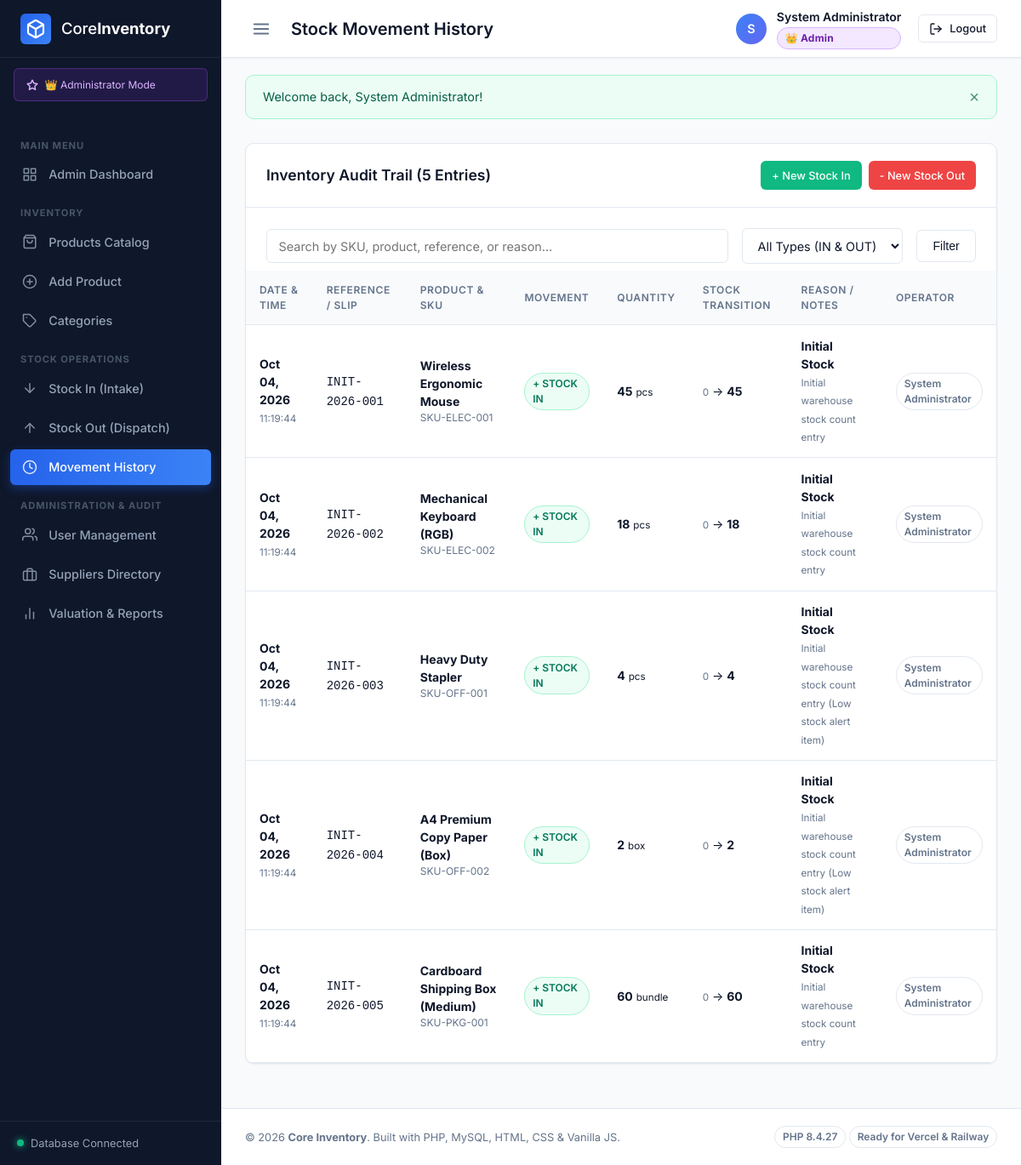
Screenshot of /pages/stock-history.php (signed in) with the database file from the repository.
### tables this page shows
CREATE TABLE `stock_transactions` (
    `id` INT UNSIGNED NOT NULL AUTO_INCREMENT,
    `product_id` INT UNSIGNED NOT NULL,
    `user_id` INT UNSIGNED NULL,
    `type` ENUM('IN', 'OUT') NOT NULL,
    `quantity` INT NOT NULL,
    `balance_before` INT NOT NULL,
    `balance_after` INT NOT NULL,
    `reason` VARCHAR(100) NOT NULL DEFAULT 'Restock',
    `reference_no` VARCHAR(100) NULL,
    `notes` TEXT NULL,
    `created_at` DATETIME NOT NULL DEFAULT CURRENT_TIMESTAMP,
    PRIMARY KEY (`id`),
    KEY `idx_stock_product` (`product_id`),
    KEY `idx_stock_user` (`user_id`),
    KEY `idx_stock_type` (`type`),
    KEY `idx_stock_created` (`created_at`),
    CONSTRAINT `fk_stock_product` FOREIGN KEY (`product_id`)
        REFERENCES `products` (`id`) ON DELETE CASCADE ON UPDATE CASCADE,
    CONSTRAINT `fk_stock_user` FOREIGN KEY (`user_id`)
        REFERENCES `users` (`id`) ON DELETE SET NULL ON UPDATE CASCADE
);

CREATE TABLE `products` (
    `id` INT UNSIGNED NOT NULL AUTO_INCREMENT,
    `sku` VARCHAR(50) NOT NULL,
    `name` VARCHAR(150) NOT NULL,
    `description` TEXT NULL,
    `category_id` INT UNSIGNED NULL,
    `supplier_id` INT UNSIGNED NULL,
    `cost_price` DECIMAL(10, 2) NOT NULL DEFAULT 0.00,
    `unit_price` DECIMAL(10, 2) NOT NULL DEFAULT 0.00,
    `quantity` INT NOT NULL DEFAULT 0,
    `min_threshold` INT NOT NULL DEFAULT 5,
    `unit_of_measure` VARCHAR(30) NOT NULL DEFAULT 'pcs',
    `created_at` DATETIME NOT NULL DEFAULT CURRENT_TIMESTAMP,
    `updated_at` DATETIME NOT NULL DEFAULT CURRENT_TIMESTAMP ON UPDATE CURRENT_TIMESTAMP,
    PRIMARY KEY (`id`),
    UNIQUE KEY `uk_products_sku` (`sku`),
    KEY `idx_products_category` (`category_id`),
    KEY `idx_products_supplier` (`supplier_id`),
    CONSTRAINT `fk_products_category` FOREIGN KEY (`category_id`)
        REFERENCES `categories` (`id`) ON DELETE SET NULL ON UPDATE CASCADE,
    CONSTRAINT `fk_products_supplier` FOREIGN KEY (`supplier_id`)
        REFERENCES `suppliers` (`id`) ON DELETE SET NULL ON UPDATE CASCADE
);

CREATE TABLE `users` (
    `id` INT UNSIGNED NOT NULL AUTO_INCREMENT,
    `full_name` VARCHAR(100) NOT NULL,
    `username` VARCHAR(50) NOT NULL,
    `email` VARCHAR(100) NOT NULL,
    `password_hash` VARCHAR(255) NOT NULL,
    `role` ENUM('admin', 'staff') NOT NULL DEFAULT 'staff',
    `status` ENUM('active', 'inactive') NOT NULL DEFAULT 'active',
    `created_at` DATETIME NOT NULL DEFAULT CURRENT_TIMESTAMP,
    `updated_at` DATETIME NOT NULL DEFAULT CURRENT_TIMESTAMP ON UPDATE CURRENT_TIMESTAMP,
    PRIMARY KEY (`id`),
    UNIQUE KEY `uk_users_username` (`username`),
    UNIQUE KEY `uk_users_email` (`email`)
);

### config/config.php (called while the page is built, shortened)
<?php
function url(string $path = ''): string {
    $trimmedPath = ltrim($path, '/');
    return BASE_URL . '/' . $trimmedPath;
}

### pages/stock-history.php (the view, shortened to what this page needs)
<?php
require_once __DIR__ . '/../includes/header.php';
$search     = trim($_GET['search'] ?? '');
$query = "SELECT st.*, p.name AS product_name, p.sku, p.unit_of_measure, u.full_name AS user_name
          FROM stock_transactions st
          JOIN products p ON st.product_id = p.id
          LEFT JOIN users u ON st.user_id = u.id
          WHERE 1=1";
$params = [];
$query .= " ORDER BY st.created_at DESC LIMIT 100";
$stmt = $pdo->prepare($query);
$stmt->execute($params);
$transactions = $stmt->fetchAll();
?>
<div class="card">
    <div class="card-header">
        <h2 class="card-title">Inventory Audit Trail (<?= count($transactions) ?> Entries)</h2>
        <div style="display: flex; gap: 0.5rem;">
            <a href="<?= url('pages/stock-in.php') ?>" class="btn btn-sm btn-success">+ New Stock In</a>
            <a href="<?= url('pages/stock-out.php') ?>" class="btn btn-sm btn-danger">- New Stock Out</a>
        </div>
    </div>
    <div class="card-body" style="padding-bottom: 0.5rem;">
        <form method="GET" action="<?= url('pages/stock-history.php') ?>" style="display: flex; gap: 1rem; flex-wrap: wrap; align-items: center;">
            <div style="flex: 1; min-width: 250px;">
                <input type="text" name="search" class="form-control" placeholder="Search by SKU, product, reference, or reason..." value="<?= htmlspecialchars($search) ?>">
            </div>
            <select name="type" class="form-control" style="width: auto; min-width: 150px;" onchange="this.form.submit();">
                <option value="">All Types (IN & OUT)</option>
            </select>
            <button type="submit" class="btn btn-outline">Filter</button>
        </form>
    </div>
    <div class="card-body" style="padding: 0;">
        <div class="table-responsive">
            <table class="table">
                <thead>
                    <tr>
                        <th>Date & Time</th>
                        <th>Reference / Slip</th>
                        <th>Product & SKU</th>
                        <th>Movement</th>
                        <th>Quantity</th>
                        <th>Stock Transition</th>
                        <th>Reason / Notes</th>
                        <th>Operator</th>
                    </tr>
                </thead>
                <tbody>
                    <?php if (empty($transactions)): ?>
                        <tr>
                            <td colspan="8" style="text-align: center; padding: 2.5rem; color: var(--text-muted);">
                                No movement transactions matching your filters.
                            </td>
                        </tr>
                    <?php else: ?>
                        <?php foreach ($transactions as $t): ?>
                            <tr>
                                <td>
                                    <div><strong><?= date('M d, Y', strtotime($t['created_at'])) ?></strong></div>
                                    <small style="color: var(--text-muted);"><?= date('H:i:s', strtotime($t['created_at'])) ?></small>
                                </td>
                                <td>
                                    <code><?= htmlspecialchars($t['reference_no'] ?: 'N/A') ?></code>
                                </td>
                                <td>
                                    <strong><?= htmlspecialchars($t['product_name']) ?></strong>
                                    <div style="font-size: 0.75rem; color: var(--text-muted);"><?= htmlspecialchars($t['sku']) ?></div>
                                </td>
                                <td>
                                    <span class="badge <?= $t['type'] === 'IN' ? 'badge-movement-in' : 'badge-movement-out' ?>">
                                        <?= $t['type'] === 'IN' ? '+ STOCK IN' : '- STOCK OUT' ?>
                                    </span>
                                </td>
                                <td>
                                    <strong><?= number_format($t['quantity']) ?></strong>
                                    <small><?= htmlspecialchars($t['unit_of_measure']) ?></small>
                                </td>
                                <td>
                                    <small style="color: var(--text-muted);"><?= $t['balance_before'] ?></small>
                                    &rarr;
                                    <strong><?= $t['balance_after'] ?></strong>
                                </td>
                                <td>
                                    <div><strong><?= htmlspecialchars($t['reason']) ?></strong></div>
                                    <?php if (!empty($t['notes'])): ?>
                                        <small style="color: var(--text-muted);"><?= htmlspecialchars($t['notes']) ?></small>
                                    <?php endif; ?>
                                </td>
                                <td>
                                    <span class="badge badge-outline"><?= htmlspecialchars($t['user_name'] ?? 'System') ?></span>
                                </td>
                            </tr>
                        <?php endforeach; ?>
                    <?php endif; ?>
                </tbody>
            </table>
        </div>
    </div>
</div>
<?php require_once __DIR__ . '/../includes/footer.php'; ?>

### assets/css/style.css (style rules this page uses)
:root { --primary: #2563eb; --primary-hover: #1d4ed8; --primary-light: #eff6ff; --secondary: #64748b; --secondary-hover: #475569; --secondary-light: #f1f5f9; --success: #10b981; --success-light: #ecfdf5; --warning: #f59e0b; --warning-light: #fffbeb; --danger: #ef4444; --danger-light: #fef2f2; --info: #06b6d4; --info-light: #ecfeff; --bg-main: #f8fafc; --bg-card: #ffffff; --bg-sidebar: #0f172a; --bg-sidebar-hover: #1e293b; --text-main: #0f172a; --text-muted: #64748b; --text-sidebar: #94a3b8; --text-sidebar-active: #ffffff; --border-color: #e2e8f0; --border-sidebar: #1e293b; --radius-sm: 6px; --radius-md: 10px; --radius-lg: 14px; --radius-full: 9999px; --shadow-sm: 0 1px 2px 0 rgba(0, 0, 0, 0.05); --shadow-md: 0 4px 6px -1px rgba(0, 0, 0, 0.07), 0 2px 4px -2px rgba(0, 0, 0, 0.05); --shadow-lg: 0 10px 15px -3px rgba(0, 0, 0, 0.08), 0 4px 6px -4px rgba(0, 0, 0, 0.05); --font-sans: 'Inter', -apple-system, BlinkMacSystemFont, 'Segoe UI', Roboto, sans-serif; --sidebar-width: 260px; --sidebar-collapsed-width: 70px; --navbar-height: 68px; --transition: all 0.25s cubic-bezier(0.4, 0, 0.2, 1); }
*, *::before, *::after { box-sizing: border-box; margin: 0; padding: 0; }
body { font-family: var(--font-sans); background-color: var(--bg-main); color: var(--text-main); line-height: 1.5; -webkit-font-smoothing: antialiased; }
a { color: var(--primary); text-decoration: none; transition: var(--transition); }
.btn { display: inline-flex; align-items: center; justify-content: center; gap: 0.5rem; padding: 0.6rem 1.15rem; font-size: 0.875rem; font-weight: 500; border-radius: var(--radius-sm); border: 1px solid transparent; cursor: pointer; transition: var(--transition); }
.btn-success { background-color: var(--success); color: white; }
.btn-danger { background-color: var(--danger); color: white; }
.btn-outline { background-color: transparent; border-color: var(--border-color); color: var(--text-main); }
.btn-sm { padding: 0.4rem 0.75rem; font-size: 0.8rem; }
.badge { display: inline-flex; align-items: center; padding: 0.2rem 0.55rem; font-size: 0.75rem; font-weight: 600; border-radius: var(--radius-full); }
.badge-outline { background: transparent; border: 1px solid var(--border-color); color: var(--text-muted); }
.card { background: var(--bg-card); border-radius: var(--radius-md); border: 1px solid var(--border-color); box-shadow: var(--shadow-sm); margin-bottom: 1.5rem; overflow: hidden; }
.card-header { padding: 1.25rem 1.5rem; border-bottom: 1px solid var(--border-color); display: flex; align-items: center; justify-content: space-between; }
.card-title { font-size: 1.1rem; font-weight: 600; }
.card-body { padding: 1.5rem; }
.table-responsive { overflow-x: auto; width: 100%; }
.table { width: 100%; border-collapse: collapse; font-size: 0.875rem; text-align: left; }
.table th { background: #f8fafc; color: var(--text-muted); font-weight: 600; text-transform: uppercase; font-size: 0.75rem; letter-spacing: 0.05em; padding: 0.85rem 1rem; border-bottom: 1px solid var(--border-color); }
.table td { padding: 0.85rem 1rem; border-bottom: 1px solid var(--border-color); vertical-align: middle; }
.form-control { width: 100%; padding: 0.65rem 0.85rem; font-size: 0.9rem; border: 1px solid var(--border-color); border-radius: var(--radius-sm); background-color: #ffffff; font-family: inherit; color: var(--text-main); transition: var(--transition); }

### assets/css/dashboard.css (style rules this page uses)
.badge-movement-in { background-color: #ecfdf5; color: #047857; border: 1px solid #a7f3d0; }

### rows the page displays
stock_transactions: created_at "Oct 04, 2026", created_at "11:19:44", reference_no "INIT-2026-001", product.name "Wireless Ergonomic Mouse", product.sku "SKU-ELEC-001", type "+ STOCK IN", quantity "45", product.unit_of_measure "pcs", balance_before "0", balance_after "45", reason "Initial Stock", notes "Initial warehouse stock count entry", user.full_name "System Administrator"
stock_transactions: created_at "Oct 04, 2026", created_at "11:19:44", reference_no "INIT-2026-002", product.name "Mechanical Keyboard (RGB)", product.sku "SKU-ELEC-002", type "+ STOCK IN", quantity "18", product.unit_of_measure "pcs", balance_before "0", balance_after "18", reason "Initial Stock", notes "Initial warehouse stock count entry", user.full_name "System Administrator"
stock_transactions: created_at "Oct 04, 2026", created_at "11:19:44", reference_no "INIT-2026-003", product.name "Heavy Duty Stapler", product.sku "SKU-OFF-001", type "+ STOCK IN", quantity "4", product.unit_of_measure "pcs", balance_before "0", balance_after "4", reason "Initial Stock", notes "Initial warehouse stock count entry (Low stock alert item)", user.full_name "System Administrator"
stock_transactions: created_at "Oct 04, 2026", created_at "11:19:44", reference_no "INIT-2026-004", product.name "A4 Premium Copy Paper (Box)", product.sku "SKU-OFF-002", type "+ STOCK IN", quantity "2", product.unit_of_measure "box", balance_before "0", balance_after "2", reason "Initial Stock", notes "Initial warehouse stock count entry (Low stock alert item)", user.full_name "System Administrator"
stock_transactions: created_at "Oct 04, 2026", created_at "11:19:44", reference_no "INIT-2026-005", product.name "Cardboard Shipping Box (Medium)", product.sku "SKU-PKG-001", type "+ STOCK IN", quantity "60", product.unit_of_measure "bundle", balance_before "0", balance_after "60", reason "Initial Stock", notes "Initial warehouse stock count entry", user.full_name "System Administrator"

### other values shown
$pageTitle "Stock Movement History"
substr($user['full_name'], 0, 1) "S"
$user['full_name'] "System Administrator"
$flash['message'] "Welcome back, System Administrator!"
count($transactions) "5"
APP_NAME "Core Inventory"
PHP_VERSION "8.4.27"
